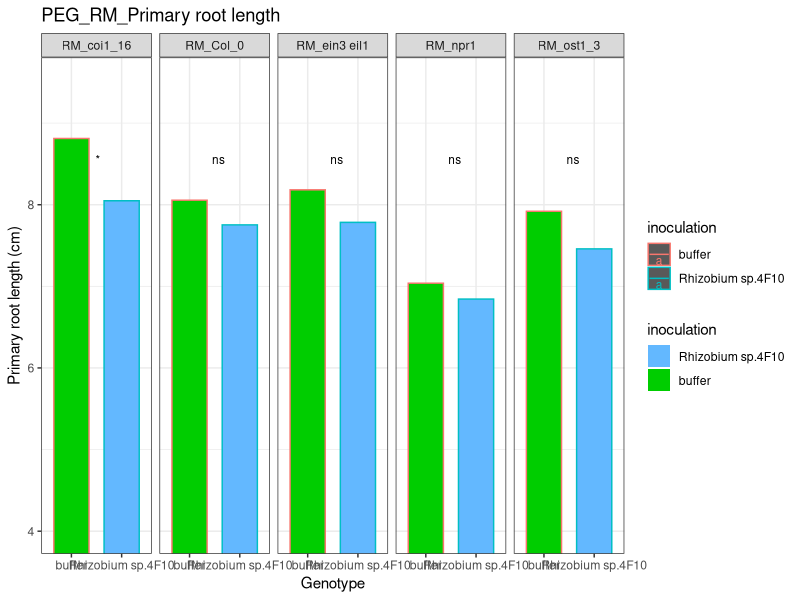

Reproduce this figure in R.
## ---- chunk 1
knitr::opts_chunk$set(echo = TRUE)
## ---- chunk 2
library(dplyr)
library(ggplot2)
library(ggpubr)

# 读取数据
data <- read.table("PEG_phenotype.txt", header = TRUE, sep = "\t")
gt <- c("Col_0", "ost1_3", "ein3 eil1", "coi1_16", "npr1")

# 筛选展示基因型和组别
data <- data %>% 
  filter(genotype %in% gt, group == "RM") %>%
  dplyr::select(-shoot_weight) %>%
  mutate(facet = paste(group, genotype, sep = "_"),
         inoculation = factor(inoculation, levels = c("buffer", "Rhizobium sp.4F10")))

# 绘制图形
p <- ggplot(data, aes(x = inoculation, y = primary_root_length, color = inoculation, group = inoculation, fill = inoculation)) +
  coord_cartesian(ylim = c(4, max(data$primary_root_length) * 1.05)) +
  stat_summary(fun = mean, geom = "bar", width = 0.7) +
  stat_summary(fun.data = mean_sdl, fun.args = list(mult = 1), geom = "errorbar", width = 0.2) +
  stat_compare_means(method = "t.test", aes(label = ..p.signif..), label.x.npc = "center", label.y = 8.5, size = 3.0) +
  labs(title = paste0("PEG_", unique(data$group), "_", "Primary root length"), x = "Genotype", y = "Primary root length (cm)") +
  scale_fill_manual(values = c("green3", "steelblue1"), guide = guide_legend(reverse = TRUE)) +
  theme_bw()  +
  facet_grid(~facet, scales = 'free')
p

